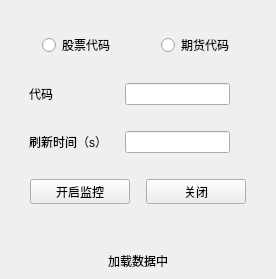
<?xml version="1.0" encoding="UTF-8"?>
<ui version="4.0">
 <class>Form</class>
 <widget class="QWidget" name="Form">
  <property name="geometry">
   <rect>
    <x>0</x>
    <y>0</y>
    <width>276</width>
    <height>279</height>
   </rect>
  </property>
  <property name="windowTitle">
   <string>StockMonitor</string>
  </property>
  <property name="windowIcon">
   <iconset>
    <normaloff>res/icon.jpg</normaloff>res/icon.jpg</iconset>
  </property>
  <layout class="QGridLayout" name="gridLayout_4">
   <property name="leftMargin">
    <number>0</number>
   </property>
   <property name="topMargin">
    <number>0</number>
   </property>
   <property name="rightMargin">
    <number>0</number>
   </property>
   <property name="bottomMargin">
    <number>0</number>
   </property>
   <item row="0" column="0">
    <layout class="QGridLayout" name="gridLayout_3">
     <item row="0" column="0">
      <widget class="QWidget" name="widget" native="true">
       <layout class="QGridLayout" name="gridLayout">
        <item row="0" column="0">
         <layout class="QVBoxLayout" name="verticalLayout">
          <item>
           <spacer name="verticalSpacer">
            <property name="orientation">
             <enum>Qt::Vertical</enum>
            </property>
            <property name="sizeHint" stdset="0">
             <size>
              <width>20</width>
              <height>40</height>
             </size>
            </property>
           </spacer>
          </item>
          <item>
           <layout class="QHBoxLayout" name="horizontalLayout">
            <item>
             <spacer name="horizontalSpacer">
              <property name="orientation">
               <enum>Qt::Horizontal</enum>
              </property>
              <property name="sizeHint" stdset="0">
               <size>
                <width>40</width>
                <height>20</height>
               </size>
              </property>
             </spacer>
            </item>
            <item>
             <widget class="QRadioButton" name="radioButton">
              <property name="text">
               <string>股票代码</string>
              </property>
             </widget>
            </item>
            <item>
             <spacer name="horizontalSpacer_2">
              <property name="orientation">
               <enum>Qt::Horizontal</enum>
              </property>
              <property name="sizeType">
               <enum>QSizePolicy::Fixed</enum>
              </property>
              <property name="sizeHint" stdset="0">
               <size>
                <width>40</width>
                <height>20</height>
               </size>
              </property>
             </spacer>
            </item>
            <item>
             <widget class="QRadioButton" name="radioButton_2">
              <property name="text">
               <string>期货代码</string>
              </property>
             </widget>
            </item>
            <item>
             <spacer name="horizontalSpacer_3">
              <property name="orientation">
               <enum>Qt::Horizontal</enum>
              </property>
              <property name="sizeHint" stdset="0">
               <size>
                <width>40</width>
                <height>20</height>
               </size>
              </property>
             </spacer>
            </item>
           </layout>
          </item>
          <item>
           <spacer name="verticalSpacer_2">
            <property name="orientation">
             <enum>Qt::Vertical</enum>
            </property>
            <property name="sizeType">
             <enum>QSizePolicy::Fixed</enum>
            </property>
            <property name="sizeHint" stdset="0">
             <size>
              <width>20</width>
              <height>20</height>
             </size>
            </property>
           </spacer>
          </item>
          <item>
           <layout class="QHBoxLayout" name="horizontalLayout_4">
            <item>
             <spacer name="horizontalSpacer_4">
              <property name="orientation">
               <enum>Qt::Horizontal</enum>
              </property>
              <property name="sizeType">
               <enum>QSizePolicy::Fixed</enum>
              </property>
              <property name="sizeHint" stdset="0">
               <size>
                <width>20</width>
                <height>20</height>
               </size>
              </property>
             </spacer>
            </item>
            <item>
             <widget class="QLabel" name="label">
              <property name="minimumSize">
               <size>
                <width>80</width>
                <height>0</height>
               </size>
              </property>
              <property name="maximumSize">
               <size>
                <width>1</width>
                <height>16777215</height>
               </size>
              </property>
              <property name="text">
               <string>代码</string>
              </property>
             </widget>
            </item>
            <item>
             <spacer name="horizontalSpacer_5">
              <property name="orientation">
               <enum>Qt::Horizontal</enum>
              </property>
              <property name="sizeType">
               <enum>QSizePolicy::Fixed</enum>
              </property>
              <property name="sizeHint" stdset="0">
               <size>
                <width>10</width>
                <height>20</height>
               </size>
              </property>
             </spacer>
            </item>
            <item>
             <widget class="QLineEdit" name="lineEdit"/>
            </item>
            <item>
             <spacer name="horizontalSpacer_6">
              <property name="orientation">
               <enum>Qt::Horizontal</enum>
              </property>
              <property name="sizeHint" stdset="0">
               <size>
                <width>40</width>
                <height>20</height>
               </size>
              </property>
             </spacer>
            </item>
           </layout>
          </item>
          <item>
           <spacer name="verticalSpacer_3">
            <property name="orientation">
             <enum>Qt::Vertical</enum>
            </property>
            <property name="sizeType">
             <enum>QSizePolicy::Fixed</enum>
            </property>
            <property name="sizeHint" stdset="0">
             <size>
              <width>20</width>
              <height>20</height>
             </size>
            </property>
           </spacer>
          </item>
          <item>
           <layout class="QHBoxLayout" name="horizontalLayout_3">
            <item>
             <spacer name="horizontalSpacer_7">
              <property name="orientation">
               <enum>Qt::Horizontal</enum>
              </property>
              <property name="sizeType">
               <enum>QSizePolicy::Fixed</enum>
              </property>
              <property name="sizeHint" stdset="0">
               <size>
                <width>20</width>
                <height>20</height>
               </size>
              </property>
             </spacer>
            </item>
            <item>
             <widget class="QLabel" name="label_2">
              <property name="minimumSize">
               <size>
                <width>80</width>
                <height>0</height>
               </size>
              </property>
              <property name="text">
               <string>刷新时间（s）</string>
              </property>
             </widget>
            </item>
            <item>
             <spacer name="horizontalSpacer_8">
              <property name="orientation">
               <enum>Qt::Horizontal</enum>
              </property>
              <property name="sizeType">
               <enum>QSizePolicy::Fixed</enum>
              </property>
              <property name="sizeHint" stdset="0">
               <size>
                <width>10</width>
                <height>20</height>
               </size>
              </property>
             </spacer>
            </item>
            <item>
             <widget class="QLineEdit" name="lineEdit_2"/>
            </item>
            <item>
             <spacer name="horizontalSpacer_9">
              <property name="orientation">
               <enum>Qt::Horizontal</enum>
              </property>
              <property name="sizeHint" stdset="0">
               <size>
                <width>40</width>
                <height>20</height>
               </size>
              </property>
             </spacer>
            </item>
           </layout>
          </item>
          <item>
           <spacer name="verticalSpacer_4">
            <property name="orientation">
             <enum>Qt::Vertical</enum>
            </property>
            <property name="sizeType">
             <enum>QSizePolicy::Fixed</enum>
            </property>
            <property name="sizeHint" stdset="0">
             <size>
              <width>20</width>
              <height>20</height>
             </size>
            </property>
           </spacer>
          </item>
          <item>
           <layout class="QHBoxLayout" name="horizontalLayout_2">
            <item>
             <spacer name="horizontalSpacer_10">
              <property name="orientation">
               <enum>Qt::Horizontal</enum>
              </property>
              <property name="sizeHint" stdset="0">
               <size>
                <width>40</width>
                <height>20</height>
               </size>
              </property>
             </spacer>
            </item>
            <item>
             <widget class="QPushButton" name="pushButton">
              <property name="minimumSize">
               <size>
                <width>100</width>
                <height>25</height>
               </size>
              </property>
              <property name="maximumSize">
               <size>
                <width>100</width>
                <height>25</height>
               </size>
              </property>
              <property name="text">
               <string>开启监控</string>
              </property>
             </widget>
            </item>
            <item>
             <spacer name="horizontalSpacer_12">
              <property name="orientation">
               <enum>Qt::Horizontal</enum>
              </property>
              <property name="sizeType">
               <enum>QSizePolicy::Fixed</enum>
              </property>
              <property name="sizeHint" stdset="0">
               <size>
                <width>10</width>
                <height>20</height>
               </size>
              </property>
             </spacer>
            </item>
            <item>
             <widget class="QPushButton" name="pushButton_2">
              <property name="minimumSize">
               <size>
                <width>100</width>
                <height>25</height>
               </size>
              </property>
              <property name="maximumSize">
               <size>
                <width>100</width>
                <height>25</height>
               </size>
              </property>
              <property name="text">
               <string>关闭</string>
              </property>
             </widget>
            </item>
            <item>
             <spacer name="horizontalSpacer_11">
              <property name="orientation">
               <enum>Qt::Horizontal</enum>
              </property>
              <property name="sizeHint" stdset="0">
               <size>
                <width>40</width>
                <height>20</height>
               </size>
              </property>
             </spacer>
            </item>
           </layout>
          </item>
          <item>
           <spacer name="verticalSpacer_5">
            <property name="orientation">
             <enum>Qt::Vertical</enum>
            </property>
            <property name="sizeHint" stdset="0">
             <size>
              <width>20</width>
              <height>40</height>
             </size>
            </property>
           </spacer>
          </item>
         </layout>
        </item>
       </layout>
      </widget>
     </item>
     <item row="1" column="0">
      <widget class="QWidget" name="widget_2" native="true">
       <layout class="QGridLayout" name="gridLayout_2">
        <item row="0" column="0">
         <widget class="QLabel" name="label_3">
          <property name="text">
           <string>加载数据中</string>
          </property>
          <property name="alignment">
           <set>Qt::AlignCenter</set>
          </property>
         </widget>
        </item>
       </layout>
      </widget>
     </item>
    </layout>
   </item>
  </layout>
 </widget>
 <resources/>
 <connections/>
</ui>
